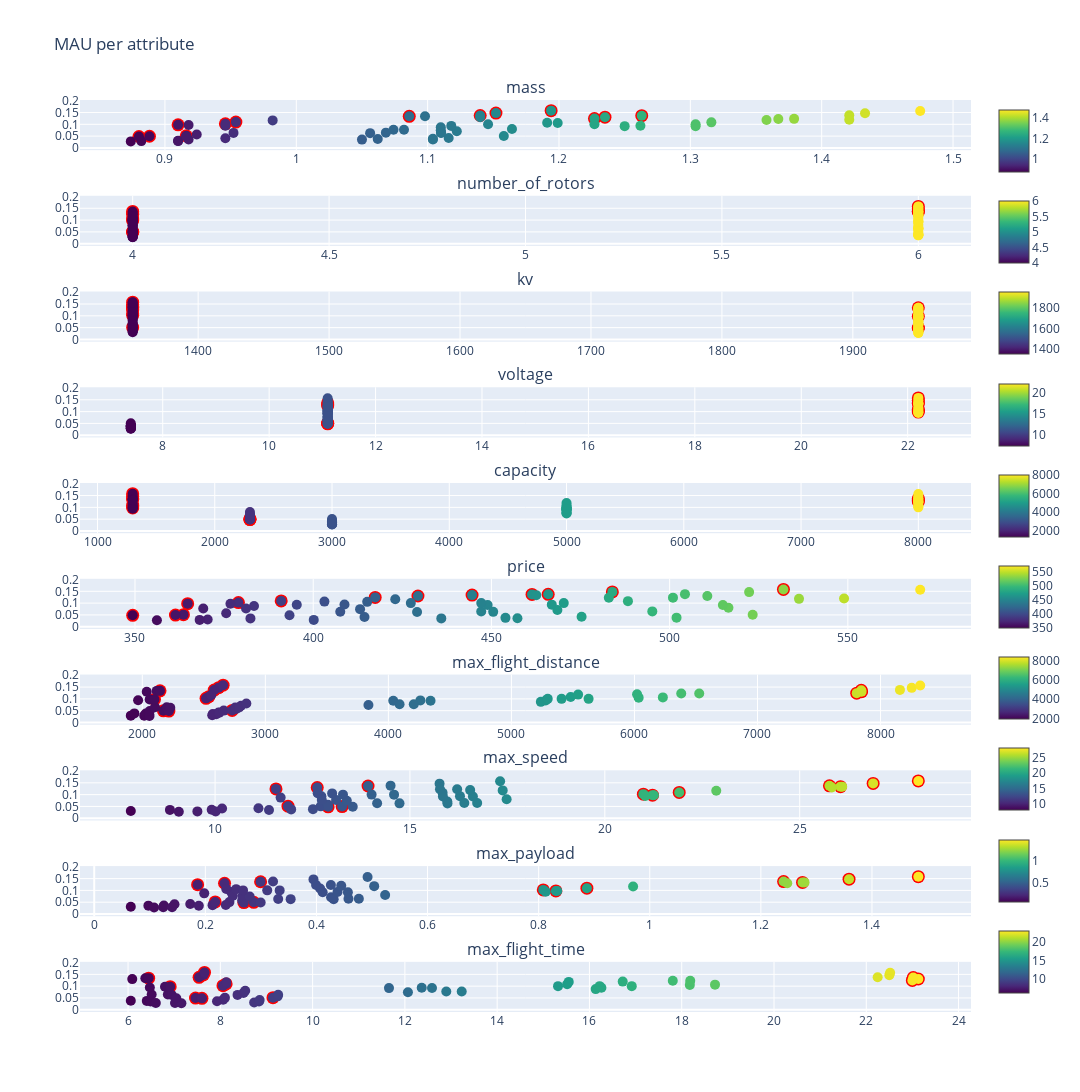

Notebook code for this chart:
### Code cell
uav_td.plot_all_attributes(None, 'MAU')
